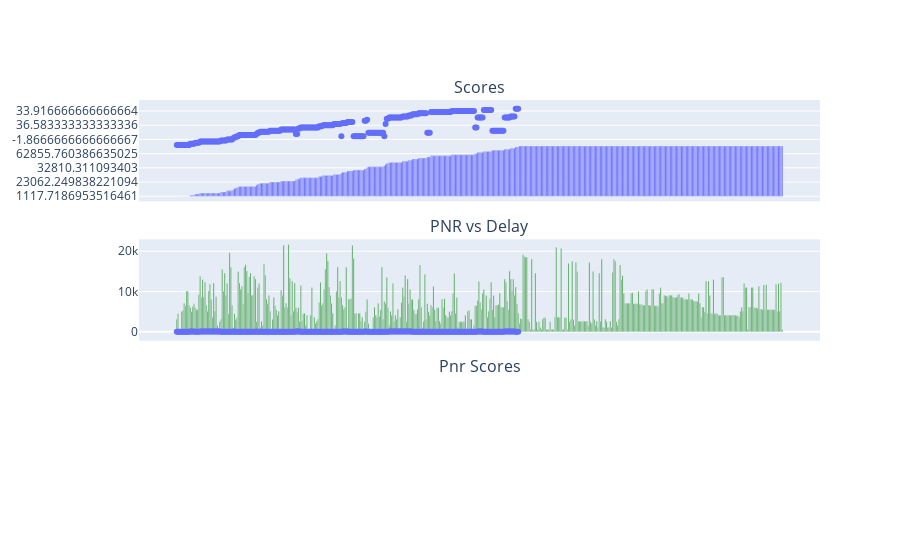

Write notebook code for a chart like this one.
### Code cell
#Pnr vs delay
# Create a scatter plot for PNR vs delay
df.sort_values(by=['allocated_flights_score'], inplace=True)
df['canclled_flight_arrival'] = pd.to_datetime(df['canclled_flight_arrival'])
df['allocated_flights_arrival'] = pd.to_datetime(df['allocated_flights_arrival'])

# Calculate the delay
df['delay'] = (df['allocated_flights_arrival'] - df['canclled_flight_arrival']).dt.total_seconds() / 3600

# Create a scatter plot for PNR vs delay
fig = make_subplots(rows=3, cols=1, shared_xaxes=True, vertical_spacing=0.1, subplot_titles=["Scores", "PNR vs Delay", "Pnr Scores"])

# Plot PNR Scores
fig.add_trace(
    px.bar(df, x="pnr", y="allocated_flights_score").update_traces(marker_color='blue').data[0],
    row=1, col=1
)

# Plot PNR vs Delay
fig.add_trace(
    px.scatter(df, x='pnr', y='delay').data[0],
    row=1, col=1
)

fig.add_trace(
    px.scatter(df, x='pnr', y='delay').data[0],
    row=2, col=1
)

fig.add_trace(
    px.bar(df, x="pnr", y="pnr_score").update_traces(marker_color='green').data[0],
    row=2, col=1
)

# Calculate and print the mean delay
mean_delay = df['delay'].mean()
print(f'Mean Delay: {mean_delay} hours, std_dev: {df["delay"].std()}')

# Show the plot
fig.show()

### Figure 1 — Plotly figure (JSON) as saved in the notebook; plotly's stock layout.template omitted (floating-point values rounded to 4 significant figures; data arrays with more than 128 entries replaced by an {"elided": "..."} marker saying what was removed)
{"data": [{"alignmentgroup": "True", "hovertemplate": "pnr=%{x}<br>allocated_flights_score=%{y}<extra></extra>", "legendgroup": "", "marker": {"color": "blue", "pattern": {"shape": ""}}, "name": "", "offsetgroup": "", "orientation": "v", "showlegend": false, "textposition": "auto", "type": "bar", "x": {"elided": "494 str values"}, "xaxis": "x", "y": {"elided": "494 str values"}, "yaxis": "y"}, {"hovertemplate": "pnr=%{x}<br>delay=%{y}<extra></extra>", "legendgroup": "", "marker": {"color": "#636efa", "symbol": "circle"}, "mode": "markers", "name": "", "orientation": "v", "showlegend": false, "type": "scatter", "x": {"elided": "494 str values"}, "xaxis": "x", "y": {"elided": "494 float values"}, "yaxis": "y"}, {"hovertemplate": "pnr=%{x}<br>delay=%{y}<extra></extra>", "legendgroup": "", "marker": {"color": "#636efa", "symbol": "circle"}, "mode": "markers", "name": "", "orientation": "v", "showlegend": false, "type": "scatter", "x": {"elided": "494 str values"}, "xaxis": "x2", "y": {"elided": "494 float values"}, "yaxis": "y2"}, {"alignmentgroup": "True", "hovertemplate": "pnr=%{x}<br>pnr_score=%{y}<extra></extra>", "legendgroup": "", "marker": {"color": "green", "pattern": {"shape": ""}}, "name": "", "offsetgroup": "", "orientation": "v", "showlegend": false, "textposition": "auto", "type": "bar", "x": {"elided": "494 str values"}, "xaxis": "x2", "y": {"elided": "494 int values"}, "yaxis": "y2"}], "layout": {"annotations": [{"font": {"size": 16}, "showarrow": false, "text": "Scores", "x": 0.5, "xanchor": "center", "xref": "paper", "y": 1, "yanchor": "bottom", "yref": "paper"}, {"font": {"size": 16}, "showarrow": false, "text": "PNR vs Delay", "x": 0.5, "xanchor": "center", "xref": "paper", "y": 0.6333, "yanchor": "bottom", "yref": "paper"}, {"font": {"size": 16}, "showarrow": false, "text": "Pnr Scores", "x": 0.5, "xanchor": "center", "xref": "paper", "y": 0.2667, "yanchor": "bottom", "yref": "paper"}], "xaxis": {"anchor": "y", "domain": [0, 1], "matches": "x3", "showticklabels": false}, "xaxis2": {"anchor": "y2", "domain": [0, 1], "matches": "x3", "showticklabels": false}, "xaxis3": {"anchor": "y3", "domain": [0, 1]}, "yaxis": {"anchor": "x", "domain": [0.7333, 1]}, "yaxis2": {"anchor": "x2", "domain": [0.3667, 0.6333]}, "yaxis3": {"anchor": "x3", "domain": [0, 0.2667]}}}
